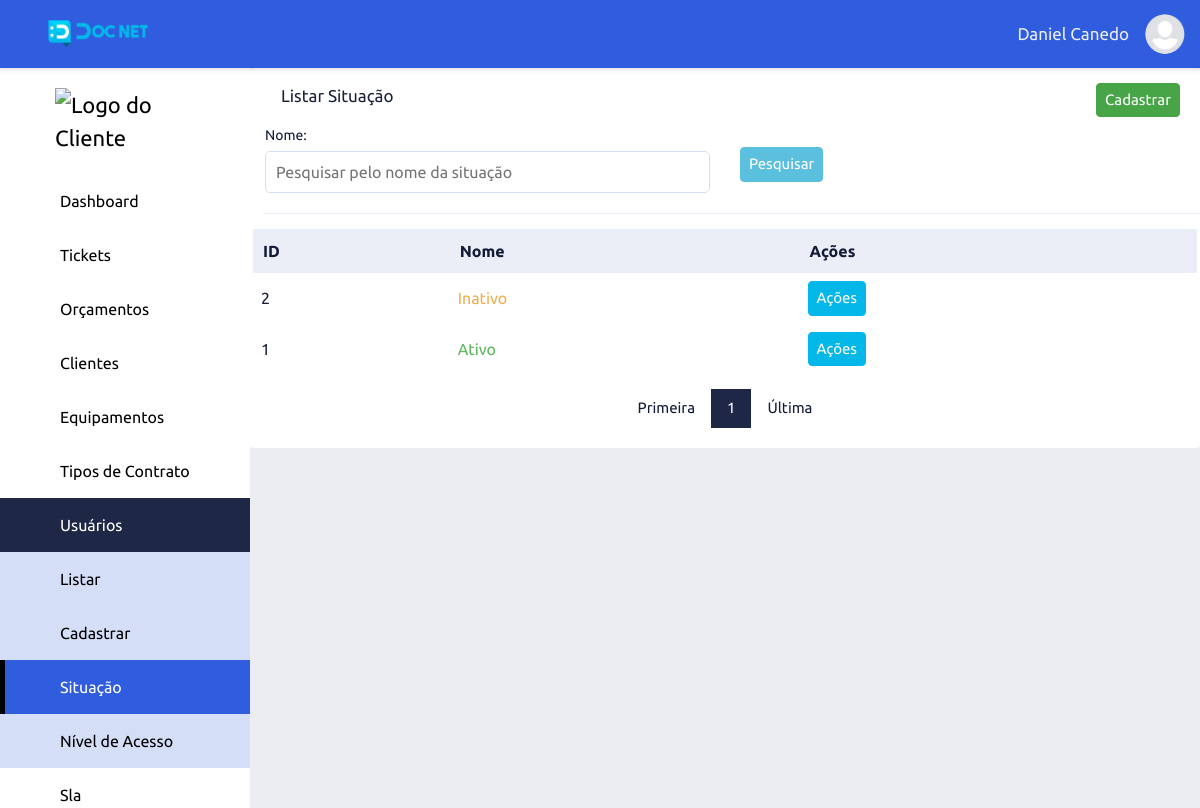
/list-sits-users/index (signed in), run on the app's committed database.
### tables this page shows
CREATE TABLE `adms_levels_pages` (
  `id` int NOT NULL,
  `permission` int NOT NULL DEFAULT '2',
  `order_level_page` int NOT NULL,
  `print_menu` int NOT NULL DEFAULT '2' COMMENT '1 - Apresentar no menu, 2 - Não apresentar no menu',
  `dropdown` int NOT NULL DEFAULT '2' COMMENT '1 - Dropdow , 2 - não dropdow',
  `adms_access_level_id` int NOT NULL,
  `adms_page_id` int NOT NULL,
  `adms_items_menu_id` int NOT NULL DEFAULT '1',
  `created` datetime NOT NULL,
  `modified` datetime DEFAULT NULL
);

CREATE TABLE `adms_pages` (
  `id` int NOT NULL,
  `controller` varchar(220) NOT NULL,
  `metodo` varchar(220) NOT NULL,
  `menu_controller` varchar(220) NOT NULL,
  `menu_metodo` varchar(220) NOT NULL,
  `name_page` varchar(220) NOT NULL,
  `publish` int NOT NULL DEFAULT '2',
  `icon` varchar(45) DEFAULT NULL,
  `obs` text,
  `adms_sits_pgs_id` int NOT NULL DEFAULT '2',
  `adms_types_pgs_id` int NOT NULL,
  `adms_groups_pgs_id` int NOT NULL,
  `created` datetime NOT NULL,
  `modified` datetime DEFAULT NULL
);

CREATE TABLE `adms_items_menus` (
  `id` int NOT NULL,
  `name` varchar(220) NOT NULL,
  `icon` varchar(45) NOT NULL,
  `order_item_menu` int NOT NULL,
  `created` datetime NOT NULL,
  `modified` datetime DEFAULT NULL
);

CREATE TABLE `adms_sits_users` (
  `id` int NOT NULL,
  `name` varchar(44) NOT NULL,
  `adms_color_id` int NOT NULL,
  `created` datetime NOT NULL,
  `modified` datetime DEFAULT NULL
);

### app/adms/Controllers/ListSitsUsers.php (called while the page is built, shortened)
<?php
class ListSitsUsers
{
    private array|string|null $data;
    public function index(string|int|null $page = null): void
    {
        $this->page = (int) $page ? $page : 1;
        $this->dataForm = filter_input_array(INPUT_POST, FILTER_DEFAULT);
        $this->searchName = filter_input(INPUT_GET, 'search_name', FILTER_DEFAULT);
        $listSitsUsers = new \App\adms\Models\AdmsListSitsUsers();
        if (!empty($this->dataForm['SendSearchSitUser'])) {
            $this->page = 1;
            $listSitsUsers->listSearchSitsUsers($this->page, $this->dataForm['search_name']);
            $this->data['form'] = $this->dataForm;
        } elseif ((!empty($this->searchName))) {
            $listSitsUsers->listSearchSitsUsers($this->page, $this->searchName);
            $this->data['form']['search_name'] = $this->searchName;
        } else {
            $listSitsUsers->listSitsUsers($this->page);
        }
        if ($listSitsUsers->getResult()) {
            $this->data['listSitsUsers'] = $listSitsUsers->getResultBd();
            $this->data['pagination'] = $listSitsUsers->getResultPg();
        } else {
            $this->data['listSitsUsers'] = [];
            $this->data['pagination'] = "";
        }
        $button = ['add_sits_users' => ['menu_controller' => 'add-sits-users', 'menu_metodo' => 'index'],
        'view_sits_users' => ['menu_controller' => 'view-sits-users', 'menu_metodo' => 'index'],
        'edit_sits_users' => ['menu_controller' => 'edit-sits-users', 'menu_metodo' => 'index'],
        'delete_sits_users' => ['menu_controller' => 'delete-sits-users', 'menu_metodo' => 'index']];
        $listBotton = new \App\adms\Models\helper\AdmsButton();
        $this->data['button'] = $listBotton->buttonPermission($button);
        $listMenu = new \App\adms\Models\helper\AdmsMenu();
        $this->data['menu'] = $listMenu->itemMenu();
        $this->data['sidebarActive'] = "list-sits-users";
        $loadView = new \Core\ConfigView("adms/Views/sitsUser/listSitUser", $this->data);
        $loadView->loadView();
    }
}

### core/ConfigController.php (called while the page is built, shortened)
<?php
class ConfigController extends Config
{
    private string $urlController;
    private string $urlMetodo;
    private string $urlParameter;
    public function __construct()
    {
        if (!empty(filter_input(INPUT_GET, 'url', FILTER_DEFAULT))) {
            $this->url = filter_input(INPUT_GET, 'url', FILTER_DEFAULT);
            $this->urlArray = explode("/", $this->url);
            if (isset($this->urlArray[0])) {
                $this->urlController = $this->slugController($this->urlArray[0]);
            } else {
                $this->urlController = $this->slugController(CONTROLLER);
            }
            if (isset($this->urlArray[1])) {
                $this->urlMetodo = $this->slugMetodo($this->urlArray[1]);
            } else {
                $this->urlMetodo = $this->slugMetodo(METODO);
            }
            if (isset($this->urlArray[2])) {
                $this->urlParameter = $this->urlArray[2];
            } else {
                $this->urlParameter = "";
            }
        } else {
            $this->urlController = $this->slugController(CONTROLLERERRO);
            $this->urlMetodo = $this->slugMetodo(METODO);
            $this->urlParameter = "";
        }
    }
    private function slugController(string $slugController): string
    {
        $this->urlSlugController = $slugController;
        $this->urlSlugController = strtolower($this->urlSlugController);
        $this->urlSlugController = str_replace("-", " ", $this->urlSlugController);
        $this->urlSlugController = ucwords($this->urlSlugController);
        $this->urlSlugController = str_replace(" ", "", $this->urlSlugController);
        return $this->urlSlugController;
    }
    private function slugMetodo(string $urlSlugMetodo): string
    {
        $this->urlSlugMetodo = $this->slugController($urlSlugMetodo);
        $this->urlSlugMetodo = lcfirst($this->urlSlugMetodo);
        return $this->urlSlugMetodo;
    }
    public function loadPage(): void
    {
        $loadPgAdm = new \Core\CarregarPgAdmLevel();
        $loadPgAdm->loadPage($this->urlController, $this->urlMetodo, $this->urlParameter);
    }
}

### index.php (called while the page is built, shortened)
<?php
$home = new Core\ConfigController();
$home->loadPage();

### app/adms/Models/helper/AdmsRead.php (called while the page is built, shortened)
<?php
class AdmsRead extends AdmsConn
{
    private string $select;
    private array $values = [];
    private object $query;
    public function fullRead(string $query, string|null $parseString = null): void
    {
        $this->select = $query;
        if (!empty($parseString)) {
            parse_str($parseString, $this->values);
        }
        $this->exeInstruction();
    }
    private function exeInstruction(): void
    {
        $this->connection();
        try {
            $this->exeParameter();
            $this->query->execute();
            $this->result = $this->query->fetchAll();
        } catch (PDOException $err) {
            $this->result = null;
        }
    }
    private function connection(): void
    {
        $this->conn = $this->connectDb();
        $this->query = $this->conn->prepare($this->select);
        $this->query->setFetchMode(PDO::FETCH_ASSOC);
    }
    private function exeParameter(): void
    {
        if ($this->values) {
            foreach ($this->values as $link => $value) {
                if (($link == 'limit') or ($link == 'offset') or ($link == 'id')) {
                    $value = (int) $value;
                }
                $this->query->bindValue(":{$link}", $value, (is_int($value) ? PDO::PARAM_INT : PDO::PARAM_STR));
            }
        }
    }
}

### app/adms/Models/helper/AdmsConn.php (called while the page is built, shortened)
<?php
abstract class AdmsConn
{
    private string $host = HOST;
    private string $user = USER;
    private string $pass = PASS;
    private string $dbname = DBNAME;
    protected function connectDb(): object
    {
        try {
            $this->connect = new PDO("mysql:host={$this->host};dbname=" . $this->dbname, $this->user, $this->pass);
            return $this->connect;
        } catch (PDOException $err) {
            die("Erro - 001: Por favor tente novamente. Caso o problema persista, entre em contato o administrador " . EMAILADM);
        }
    }
}

### app/adms/Models/helper/AdmsMenu.php (called while the page is built, shortened)
<?php
class AdmsMenu
{
    public function itemMenu(): array|null|bool
    {
        $listMenu = new \App\adms\Models\helper\AdmsRead();
        $listMenu->fullRead(
            "SELECT lev_pag.id AS id_lev_pag, lev_pag.dropdown, lev_pag.adms_page_id,
                        pag.id AS id_pag, pag.menu_controller, pag.menu_metodo, pag.name_page, pag.icon,
                        itm_men.id AS id_itm_men, itm_men.name name_itm_men, itm_men.icon icon_itm_men
                        FROM adms_levels_pages AS lev_pag
                        INNER JOIN adms_pages AS pag ON pag.id=lev_pag.adms_page_id
                        INNER JOIN adms_items_menus AS itm_men ON itm_men.id=lev_pag.adms_items_menu_id
                        WHERE ((lev_pag.adms_access_level_id =:adms_access_level_id)
                        AND (lev_pag.permission = 1))
                        AND print_menu = 1
                        AND adms_sits_pgs_id = 1
                        ORDER BY itm_men.order_item_menu, lev_pag.order_level_page ASC",
            "adms_access_level_id=" . $_SESSION['adms_access_level_id']
        );
        $this->resultBd = $listMenu->getResult();
        if ($this->resultBd) {
            return $this->resultBd;
        } else {
            return false;
        }
    }
}

### app/adms/Models/AdmsListSitsUsers.php (called while the page is built, shortened)
<?php
class AdmsListSitsUsers
{
    private int $limitResult = 40;
    public function listSitsUsers(int $page = null):void
    {
        $this->page = (int) $page ? $page : 1;
        $pagination = new \App\adms\Models\helper\AdmsPagination(URLADM . 'list-sits-users/index');
        $pagination->condition($this->page, $this->limitResult);
        $pagination->pagination("SELECT COUNT(usr.id) AS num_result FROM adms_sits_users usr");
        $listSitsUsers = new \App\adms\Models\helper\AdmsRead();
        $listSitsUsers->fullRead("SELECT sit.id, sit.name,
                            col.color
                            FROM adms_sits_users sit
                            INNER JOIN adms_colors AS col ON col.id=sit.adms_color_id
                            ORDER BY sit.id DESC
                            LIMIT :limit OFFSET :offset", "limit={$this->limitResult}&offset={$pagination->getOffset()}");
    }
}

### app/adms/Views/sitsUser/listSitUser.php (the view, shortened to what this page needs)
<div class="wrapper">
    <div class="row">
        <div class="top-list">
            <span class="title-content">Listar Situação</span>
            <div class="top-list-right">
                <?php
                if ($this->data['button']['add_sits_users']) {
                    echo "<a href='" . URLADM . "add-sits-users/index' class='btn-success'>Cadastrar</a>";
                }
                ?>
            </div>
        </div>
        <div class="top-list">
            <form method="POST" action="">
                <div class="row-input-search">
                    <?php
                    $search_name = "";
                    ?>
                    <div class="column">
                        <label class="title-input-search">Nome: </label>
                        <input type="text" name="search_name" id="search_name" class="input-search" placeholder="Pesquisar pelo nome da situação" value="<?php echo $search_name; ?>">
                    </div>
                    <div class="column margin-top-search-one">
                        <button type="submit" name="SendSearchSitUser" class="btn-info" value="Pesquisar">Pesquisar</button>
                    </div>
                </div>
            </form>
        </div>
        <div class="content-adm-alert">
        </div>
        <table class="table-list">
            <thead class="list-head">
                <tr>
                    <th class="list-head-content">ID</th>
                    <th class="list-head-content">Nome</th>
                    <th class="list-head-content">Ações</th>
                </tr>
            </thead>
            <tbody class="list-body">
                <?php
                foreach ($this->data['listSitsUsers'] as $sitUser) {
                    extract($sitUser);
                ?>
                    <tr>
                        <td class="list-body-content"><?php echo $id; ?></td>
                        <td class="list-body-content">
                            <?php echo "<span style='color: $color'>$name</span>"; ?>
                        </td>
                        <td class="list-body-content">
                            <div class="dropdown-action">
                                <button onclick="actionDropdown(<?php echo $id; ?>)" class="dropdown-btn-action">Ações</button>
                            </div>
                        </td>
                    </tr>
                <?php
                }
                ?>
            </tbody>
        </table>
        <?php echo $this->data['pagination']; ?>
    </div>
</div>

### app/adms/Views/include/menu.php (shortened to what this page needs)
<?php
$sidebar_active = "";
if (isset($this->data['sidebarActive'])) {
    $sidebar_active = $this->data['sidebarActive'];
}
?>
<div class="content">
    <div class="sidebar">
    <div class="logo-adm">
        <?php
        if(!empty ($_SESSION['set_clie'])){
            echo "<img src='" . URLADM . "app/adms/assets/image/logo/clientes/". $_SESSION['emp_user']."/{$_SESSION['logo_emp_prin']}' width='140' alt='Logo do Cliente'>";
        } else{
            echo "<img src='" . URLADM . "app/adms/assets/image/logo/clientes/icon_user.png' width='140' alt='Logo do Cliente'>";
        }
        ?>
    </div>
        <?php
        if ((isset($this->data['menu'])) and ($this->data['menu'])) {
            $count_drop_start = 0;
            $count_drop_end = 0;
            foreach ($this->data['menu'] as $item_menu) {
                extract($item_menu);
                $active_item_menu = "";
                if ($sidebar_active == $menu_controller) {
                    $active_item_menu = "active";
                }
                if ($dropdown == 1) {
                    if ($count_drop_start != $id_itm_men) {
                        if (($count_drop_end == 1) and ($count_drop_start != 0)) {
                            echo "</div>";
                            $count_drop_end = 0;
                        }
                        echo "<button class='dropdown-btn btn-active$id_itm_men'>";
                        echo "<i class='icon $icon_itm_men'></i><span>$name_itm_men</span><i class='fa-solid fa-caret-down'></i>";
                        echo "</button>";
                        echo "<div class='dropdown-container cont-active$id_itm_men'>";
                    }
                    echo "<a href='" . URLADM . "$menu_controller/$menu_metodo' class='sidebar-nav active$id_itm_men $active_item_menu'><i class='icon $icon'></i><span></span>$name_page</a>";
                    $count_drop_start = $id_itm_men;
                    $count_drop_end = 1;
                } else {
                    if ($count_drop_end == 1) {
                        echo "</div>";
                        $count_drop_end = 0;
                    }
                    echo "<a href='" . URLADM . "$menu_controller/$menu_metodo' class='sidebar-nav $active_item_menu'><i class='icon $icon'></i><span></span>$name_page</a>";
                }
            }
        }
        ?>
    </div>

### data on the page
adms_levels_pages: adms_page.name_page "Dashboard"
adms_levels_pages: adms_items_menu.name "Tickets"
adms_levels_pages: adms_items_menu.name "Orçamentos"
adms_levels_pages: adms_items_menu.name "Clientes"
adms_levels_pages: adms_items_menu.name "Equipamentos"
adms_levels_pages: adms_items_menu.name "Tipos de Contrato"
adms_levels_pages: adms_items_menu.name "Usuários", adms_page.name_page "Listar"
adms_levels_pages: adms_page.name_page "Cadastrar"
adms_levels_pages: adms_page.name_page "Situação"
adms_levels_pages: adms_page.name_page "Nível de Acesso"
adms_levels_pages: adms_items_menu.name "Sla"
adms_sits_users: id "2", name "Inativo"
adms_sits_users: id "1", name "Ativo"

### other printed values
$_SESSION['user_nickname'] "Daniel Canedo"
$this->page "1"
